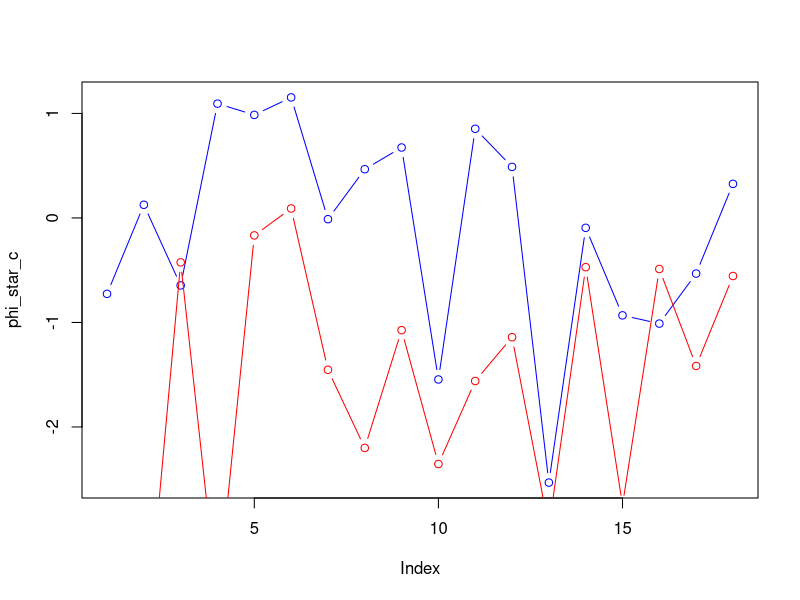
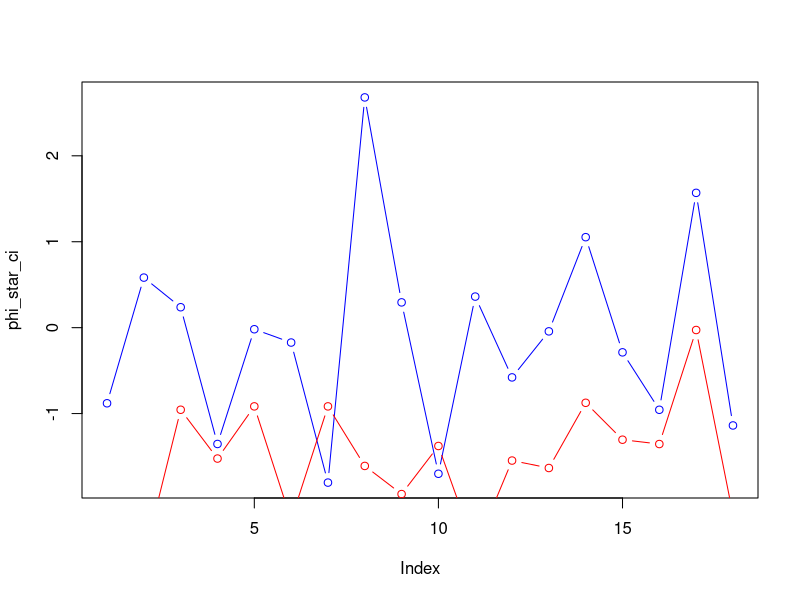
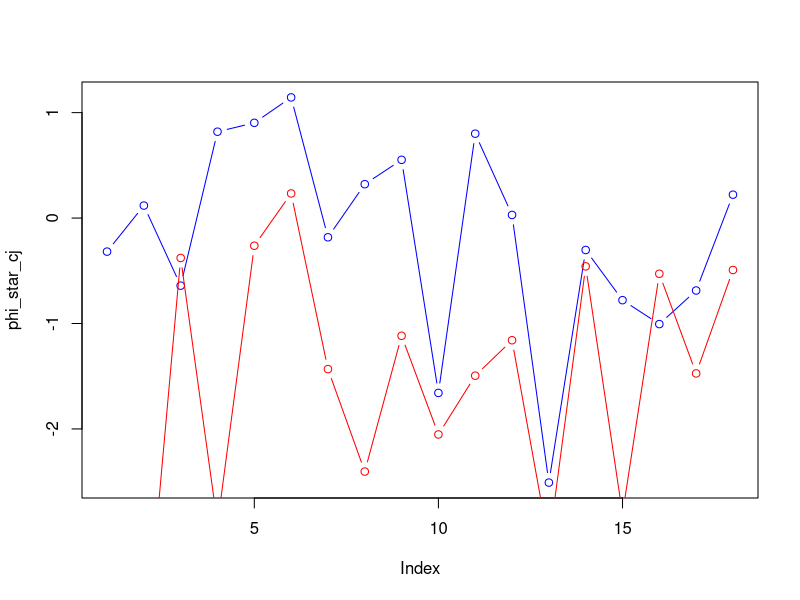

Source code (R) for these figures, in order:
phi_star_c =   c(-0.7264 ,  0.1259 , -0.6456 ,  1.0937,   0.9859 ,  1.1533 , -0.0119 ,  0.4662 ,  0.6740,  -1.5456 ,  0.8529 ,  0.4884  ,-2.5323 , -0.0945,  -0.9322 , -1.0109 , -0.5324 ,  0.3262)
phi_prop_mean =  c( -3.2360 , -4.3135 , -0.4249 , -3.6636,  -0.1671,   0.0904 , -1.4531,  -2.2003 , -1.0736,  -2.3545,  -1.5602,  -1.1415,  -2.9649 , -0.4710,  -2.7479 , -0.4884 , -1.4163,  -0.5556)
plot(phi_star_c, col = "blue", type = "b")
lines(phi_prop_mean, col = "red", type = "b")





phi_star_ci =   c(-0.8801 ,  0.5826 ,  0.2378 , -1.3538  ,-0.0185,  -0.1732 , -1.8033 ,  2.6798 ,  0.2942,  -1.7005 , 0.3616 , -0.5789 , -0.0431 ,  1.0531,  -0.2873 , -0.9559 ,  1.5689 , -1.1383) 
phi_prop_mean_i =   c(-2.1662 , -2.6770 , -0.9555 , -1.5235 , -0.9163 , -2.2380 , -0.9163 , -1.6094 , -1.9369 , -1.3773 , -2.5764,  -1.5468,  -1.6335 , -0.8746 , -1.3041 , -1.3545 , -0.0274 , -2.1774)
plot(phi_star_ci, col = "blue", type = "b")
lines(phi_prop_mean_i, col = "red", type = "b")

phi_star_cj =   c(-0.3181 ,  0.1187,  -0.6410 ,  0.8192 ,  0.9033 ,  1.1445,  -0.1824 ,  0.3214   ,0.5525  ,-1.6585 ,  0.8005 ,  0.0297 , -2.5090,  -0.3028 , -0.7787 , -1.0056 , -0.6870 ,  0.2219)
phi_prop_mean_j =   c(-3.2644 , -4.2760,  -0.3784 , -2.9042 , -0.2624 ,  0.2336,  -1.4325 , -2.4044 , -1.1164  ,-2.0525 , -1.4951,  -1.1587 , -3.0915,  -0.4580  ,-2.8076 , -0.5281 , -1.4735, -0.4925)
plot(phi_star_cj, col = "blue", type = "b")
lines(phi_prop_mean_j, col = "red", type = "b")
